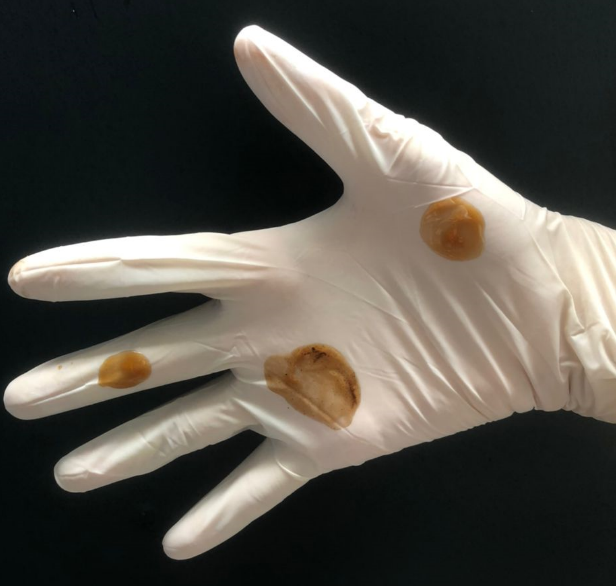
%> input picture latex1.png, 616 x 586 px
$ octave --eval "result = segmentGlove(imread('../latex1.png'));"   (GNU Octave 9; MATLAB toolbox functions it lacks are replaced by stand-ins)
%> lines starting %> are read from the running program, lines starting %| are printed output that depends on the picture; in (x1, y1, x2, y2) boxes, pixels count from 0 and x2, y2 are one past the last pixel; in counts of white or black regions, pixels touching at a corner belong together; the program's own positions count from 1
function I_segmented = segmentGlove(I)
% Load an example image
%%%%%%%%%%%%%%
% I = imread('latex96.png');
%%%%%%%%%%%%%%%%%


% Convert the image to grayscale
I_gray = rgb2gray(I);
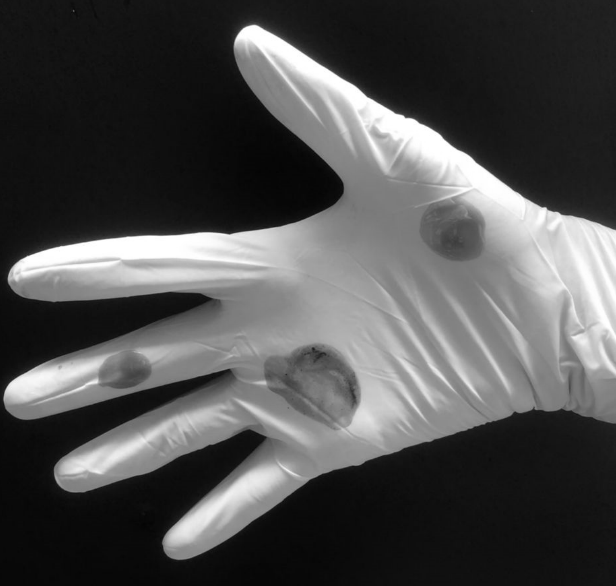
%> I_gray: size 586x616 uint8; min 3, max 255, mean 78.6
I_gray = imsharpen(I_gray);
% Apply thresholding to segment the object from the background
I_binary = im2bw(I_gray,graythresh(I_gray));
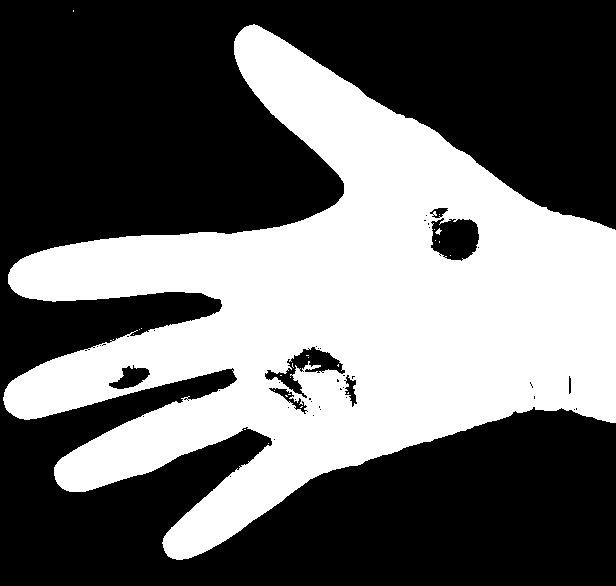
%> I_binary: size 586x616 logical; 40.3% white; 25 white regions (23 under 20 px), largest, box (x1, y1, x2, y2) and area: (3, 24, 616, 560) 145467, (435, 228, 442, 235) 23
%subplot(2,2,1); imshow(I_binary);

% Fill in any holes in the object using morphological closing
se = strel('disk',14);
I_closed = imclose(I_binary, se);
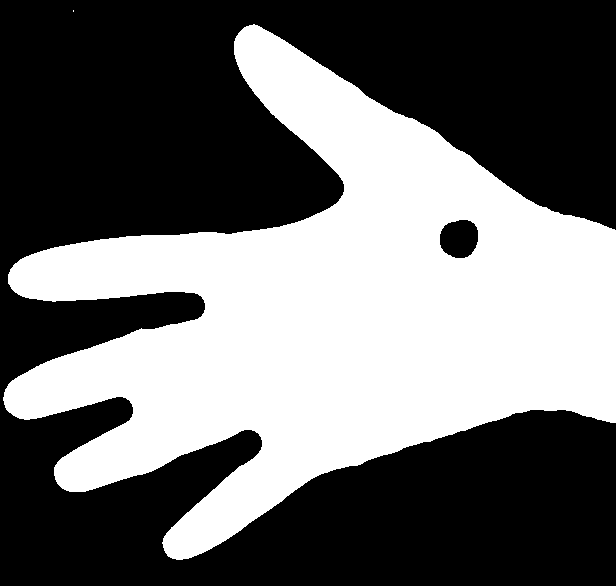
%> I_closed: size 586x616 logical; 41.9% white; 2 white regions (1 under 20 px), largest, box (x1, y1, x2, y2) and area: (3, 24, 616, 560) 151125
I_closed = imfill(I_closed, 'holes');
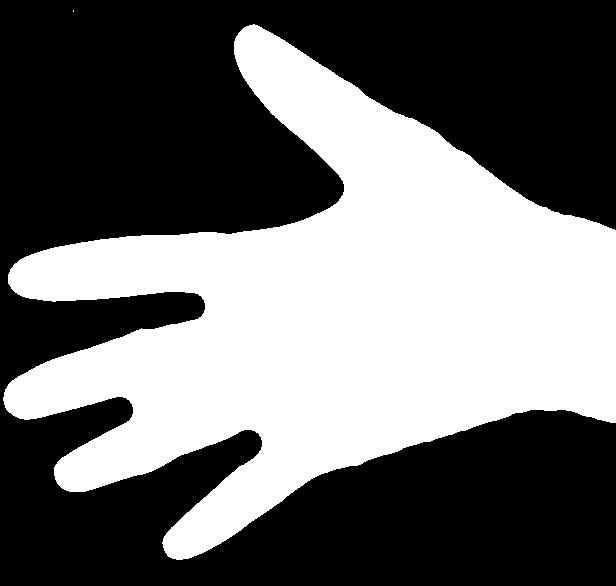
%> I_closed: size 586x616 logical; 42.2% white; 2 white regions (1 under 20 px), largest, box (x1, y1, x2, y2) and area: (3, 24, 616, 560) 152298
% subplot(2,2,3); imshow(I_closed)

% Remove small objects from the binary image using morphological opening
se = strel('disk', 8);
I_opened = imopen(I_closed, se);
%> I_opened: size 586x616 logical; 42.2% white; 1 white region, box (x1, y1, x2, y2) and area: (4, 25, 616, 560) 152272
% subplot(2,2,4); imshow(I_opened);

%%%% Extract the object from the original image using the binary mask
%I_object = bsxfun(@times, I, cast(I_opened, 'like', I));
% Create a binary mask from the edge image
mask = double(I_opened);
% Set the pixel values outside the mask to NaN
mask(mask==0) = NaN;
%> mask: size 586x616 double; 57.82% of the values are NaN or infinite; the others: min 1, max 1, mean 1
% Multiply the original image with the mask to get the segmented image
I_segmented = I .* repmat(uint8(mask), [1 1 3]);
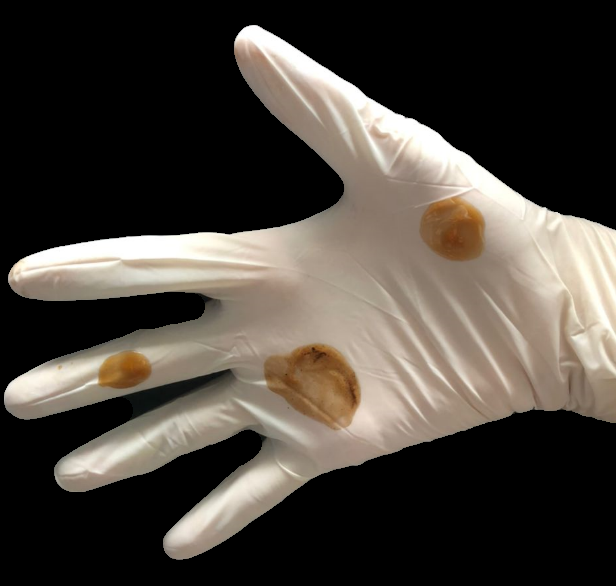
%> I_segmented: size 586x616x3 uint8; mean R, G, B 73.1, 66.8, 59.7
% Show the original image and the segmented image side by side
% subplot(2,2,1); imshow(I);
% subplot(2,2,2); imshow(I_segmented);

%%%Extract
% [8 lines of commented-out code are left out]

$ run again, on latex2.png
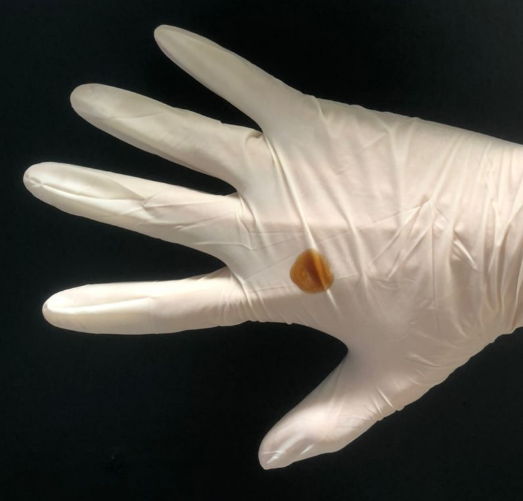
%> input picture latex2.png, 523 x 501 px
%> in segmentGlove, `I_binary = im2bw(I_gray,graythresh(I_gray));`:
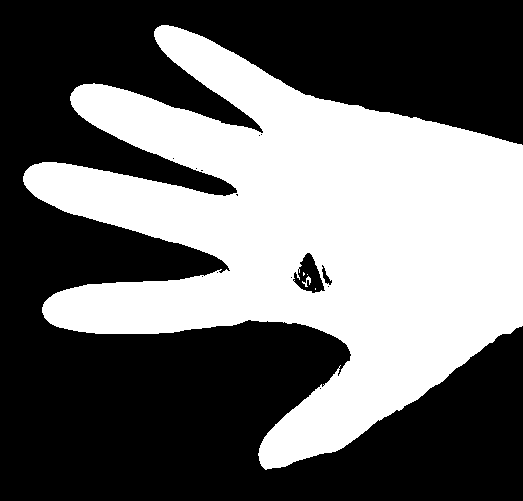
%> I_binary: size 501x523 logical; 41.7% white; 5 white regions (3 under 20 px), largest, box (x1, y1, x2, y2) and area: (23, 25, 523, 470) 109240, (302, 276, 311, 287) 40
%> I_closed: size 501x523 logical; 43.1% white; 1 white region, box (x1, y1, x2, y2) and area: (23, 25, 523, 470) 112890
%> I_opened: size 501x523 logical; 43.1% white; 1 white region, box (x1, y1, x2, y2) and area: (23, 25, 523, 469) 112868
%> in segmentGlove, `I_segmented = I .* repmat(uint8(mask), [1 1 3]);`:
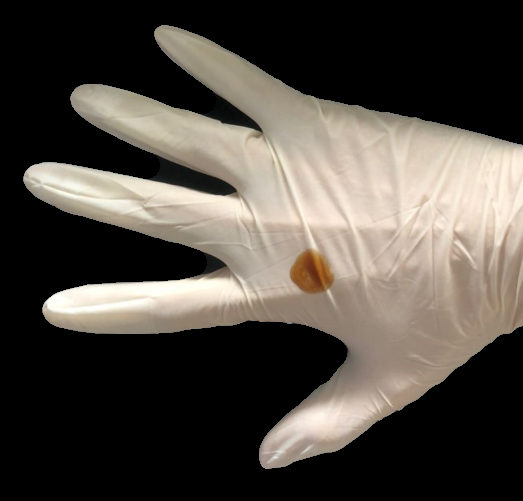
%> I_segmented: size 501x523x3 uint8; mean R, G, B 79.9, 74, 66.9

$ run again, on latex3.png
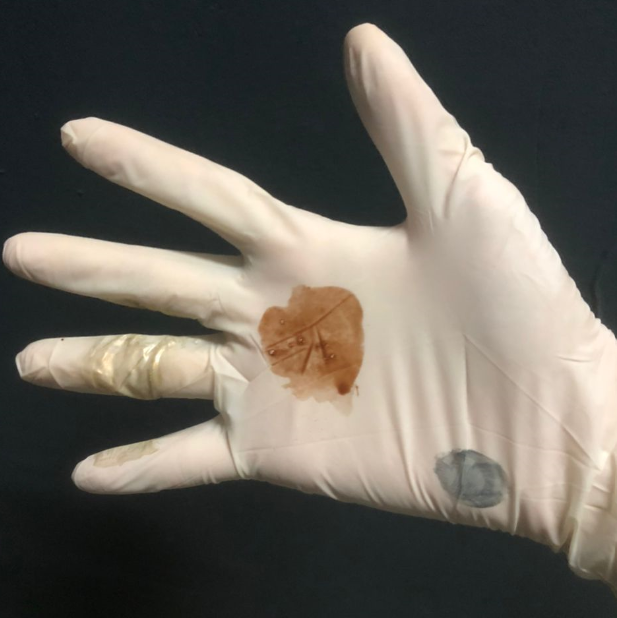
%> input picture latex3.png, 617 x 618 px
%> in segmentGlove, `I_binary = im2bw(I_gray,graythresh(I_gray));`:
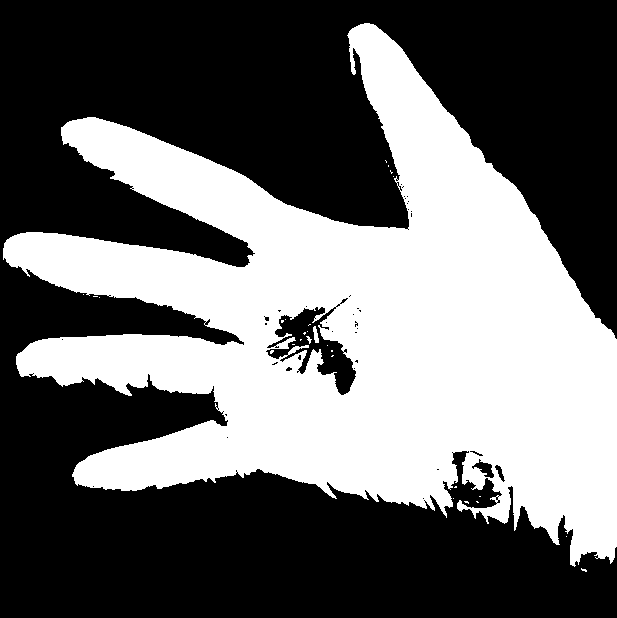
%> I_binary: size 618x617 logical; 41.4% white; 28 white regions (25 under 20 px), largest, box (x1, y1, x2, y2) and area: (3, 23, 617, 567) 157549, (313, 326, 319, 343) 65, (306, 336, 312, 344) 21
%> I_closed: size 618x617 logical; 43.6% white; 1 white region, box (x1, y1, x2, y2) and area: (3, 23, 617, 572) 166238
%> I_opened: size 618x617 logical; 43.6% white; 1 white region, box (x1, y1, x2, y2) and area: (3, 23, 617, 569) 166078
%> in segmentGlove, `I_segmented = I .* repmat(uint8(mask), [1 1 3]);`:
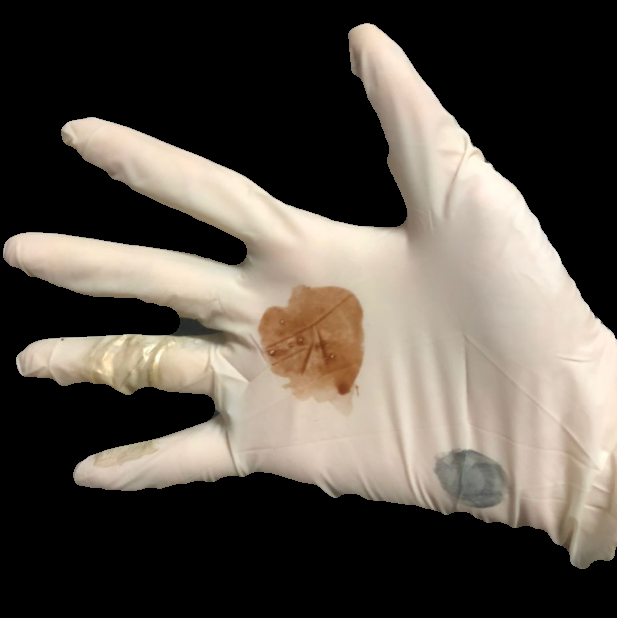
%> I_segmented: size 618x617x3 uint8; mean R, G, B 86.6, 79.5, 71.2

$ run again, on latex4.png
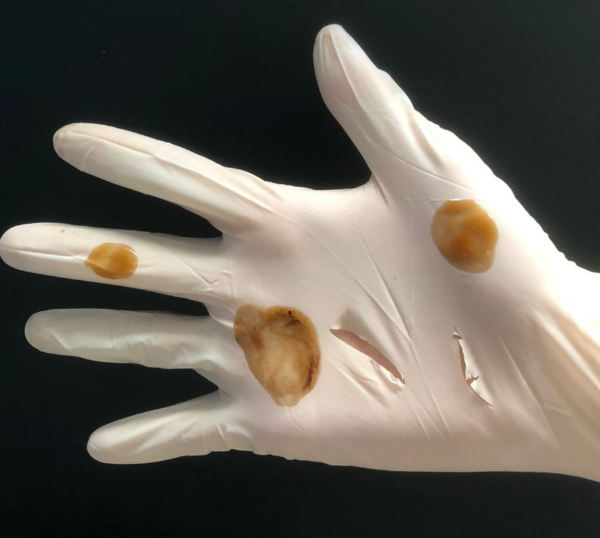
%> input picture latex4.png, 600 x 538 px
%> in segmentGlove, `I_binary = im2bw(I_gray,graythresh(I_gray));`:
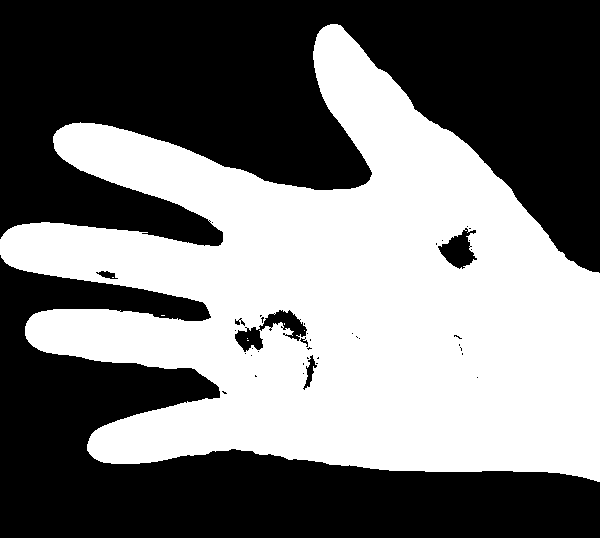
%> I_binary: size 538x600 logical; 46.7% white; 7 white regions (6 under 20 px), largest, box (x1, y1, x2, y2) and area: (0, 24, 600, 482) 150592
%> I_closed: size 538x600 logical; 48.3% white; 1 white region, box (x1, y1, x2, y2) and area: (0, 24, 600, 482) 155868
%> I_opened: size 538x600 logical; 48.3% white; 1 white region, box (x1, y1, x2, y2) and area: (0, 24, 600, 482) 155853
%> in segmentGlove, `I_segmented = I .* repmat(uint8(mask), [1 1 3]);`:
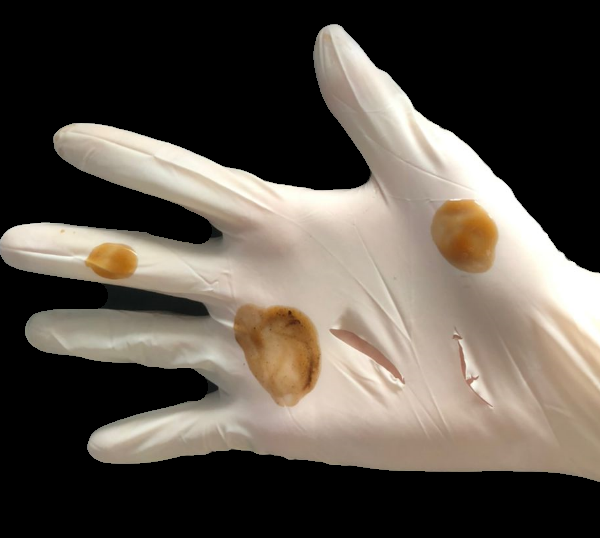
%> I_segmented: size 538x600x3 uint8; mean R, G, B 89, 81.3, 72.6
